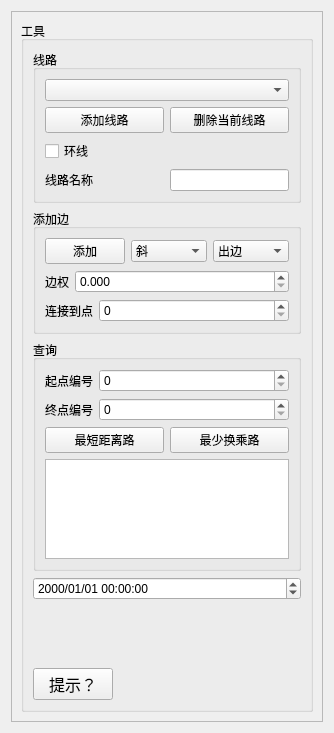
<?xml version="1.0" encoding="UTF-8"?>
<ui version="4.0">
 <class>SideToolEdit</class>
 <widget class="QWidget" name="SideToolEdit">
  <property name="geometry">
   <rect>
    <x>0</x>
    <y>0</y>
    <width>334</width>
    <height>733</height>
   </rect>
  </property>
  <property name="sizePolicy">
   <sizepolicy hsizetype="Preferred" vsizetype="Preferred">
    <horstretch>0</horstretch>
    <verstretch>0</verstretch>
   </sizepolicy>
  </property>
  <property name="windowTitle">
   <string>Form</string>
  </property>
  <layout class="QVBoxLayout" name="verticalLayout">
   <item>
    <widget class="QScrollArea" name="scrollArea">
     <property name="widgetResizable">
      <bool>true</bool>
     </property>
     <widget class="QWidget" name="scrollAreaWidgetContents_3">
      <property name="geometry">
       <rect>
        <x>0</x>
        <y>-69</y>
        <width>300</width>
        <height>761</height>
       </rect>
      </property>
      <layout class="QVBoxLayout" name="verticalLayout_7">
       <item>
        <widget class="QGroupBox" name="groupBox">
         <property name="sizePolicy">
          <sizepolicy hsizetype="Expanding" vsizetype="Preferred">
           <horstretch>0</horstretch>
           <verstretch>0</verstretch>
          </sizepolicy>
         </property>
         <property name="font">
          <font>
           <pointsize>9</pointsize>
          </font>
         </property>
         <property name="title">
          <string>工具</string>
         </property>
         <layout class="QVBoxLayout" name="verticalLayout_6">
          <item>
           <widget class="QGroupBox" name="lineGroup">
            <property name="sizePolicy">
             <sizepolicy hsizetype="Expanding" vsizetype="Fixed">
              <horstretch>0</horstretch>
              <verstretch>0</verstretch>
             </sizepolicy>
            </property>
            <property name="title">
             <string>线路</string>
            </property>
            <layout class="QVBoxLayout" name="verticalLayout_3">
             <item>
              <widget class="QComboBox" name="lineBox">
               <property name="sizePolicy">
                <sizepolicy hsizetype="Preferred" vsizetype="Fixed">
                 <horstretch>0</horstretch>
                 <verstretch>0</verstretch>
                </sizepolicy>
               </property>
               <property name="font">
                <font>
                 <pointsize>9</pointsize>
                </font>
               </property>
              </widget>
             </item>
             <item>
              <layout class="QHBoxLayout" name="horizontalLayout_4">
               <item>
                <widget class="QPushButton" name="addLineButton">
                 <property name="sizePolicy">
                  <sizepolicy hsizetype="Preferred" vsizetype="Fixed">
                   <horstretch>0</horstretch>
                   <verstretch>0</verstretch>
                  </sizepolicy>
                 </property>
                 <property name="font">
                  <font>
                   <pointsize>9</pointsize>
                  </font>
                 </property>
                 <property name="text">
                  <string>添加线路</string>
                 </property>
                </widget>
               </item>
               <item>
                <widget class="QPushButton" name="deleteLineButton">
                 <property name="sizePolicy">
                  <sizepolicy hsizetype="Preferred" vsizetype="Fixed">
                   <horstretch>0</horstretch>
                   <verstretch>0</verstretch>
                  </sizepolicy>
                 </property>
                 <property name="font">
                  <font>
                   <pointsize>9</pointsize>
                  </font>
                 </property>
                 <property name="text">
                  <string>删除当前线路</string>
                 </property>
                </widget>
               </item>
              </layout>
             </item>
             <item>
              <layout class="QHBoxLayout" name="horizontalLayout_6">
               <property name="spacing">
                <number>0</number>
               </property>
               <item>
                <widget class="QCheckBox" name="circleCheck">
                 <property name="font">
                  <font>
                   <pointsize>9</pointsize>
                  </font>
                 </property>
                 <property name="text">
                  <string>环线</string>
                 </property>
                </widget>
               </item>
              </layout>
             </item>
             <item>
              <layout class="QHBoxLayout" name="horizontalLayout_7">
               <item>
                <widget class="QLabel" name="label_5">
                 <property name="sizePolicy">
                  <sizepolicy hsizetype="Preferred" vsizetype="Fixed">
                   <horstretch>0</horstretch>
                   <verstretch>0</verstretch>
                  </sizepolicy>
                 </property>
                 <property name="font">
                  <font>
                   <pointsize>9</pointsize>
                  </font>
                 </property>
                 <property name="text">
                  <string>线路名称</string>
                 </property>
                </widget>
               </item>
               <item>
                <widget class="QLineEdit" name="nameEdit">
                 <property name="sizePolicy">
                  <sizepolicy hsizetype="Preferred" vsizetype="Fixed">
                   <horstretch>0</horstretch>
                   <verstretch>0</verstretch>
                  </sizepolicy>
                 </property>
                 <property name="font">
                  <font>
                   <pointsize>9</pointsize>
                  </font>
                 </property>
                </widget>
               </item>
              </layout>
             </item>
            </layout>
           </widget>
          </item>
          <item>
           <widget class="QGroupBox" name="addEdgeGroup">
            <property name="enabled">
             <bool>true</bool>
            </property>
            <property name="sizePolicy">
             <sizepolicy hsizetype="Expanding" vsizetype="Fixed">
              <horstretch>0</horstretch>
              <verstretch>0</verstretch>
             </sizepolicy>
            </property>
            <property name="title">
             <string>添加边</string>
            </property>
            <layout class="QVBoxLayout" name="verticalLayout_4">
             <item>
              <layout class="QHBoxLayout" name="horizontalLayout_3">
               <item>
                <widget class="QPushButton" name="addEdgeButton">
                 <property name="sizePolicy">
                  <sizepolicy hsizetype="Preferred" vsizetype="Fixed">
                   <horstretch>0</horstretch>
                   <verstretch>0</verstretch>
                  </sizepolicy>
                 </property>
                 <property name="font">
                  <font>
                   <pointsize>9</pointsize>
                  </font>
                 </property>
                 <property name="text">
                  <string>添加</string>
                 </property>
                </widget>
               </item>
               <item>
                <widget class="QComboBox" name="styleBox">
                 <property name="sizePolicy">
                  <sizepolicy hsizetype="Preferred" vsizetype="Fixed">
                   <horstretch>0</horstretch>
                   <verstretch>0</verstretch>
                  </sizepolicy>
                 </property>
                 <property name="font">
                  <font>
                   <pointsize>9</pointsize>
                  </font>
                 </property>
                 <item>
                  <property name="text">
                   <string>斜</string>
                  </property>
                 </item>
                 <item>
                  <property name="text">
                   <string>横竖</string>
                  </property>
                 </item>
                 <item>
                  <property name="text">
                   <string>竖横</string>
                  </property>
                 </item>
                </widget>
               </item>
               <item>
                <widget class="QComboBox" name="directBox">
                 <property name="sizePolicy">
                  <sizepolicy hsizetype="Preferred" vsizetype="Fixed">
                   <horstretch>0</horstretch>
                   <verstretch>0</verstretch>
                  </sizepolicy>
                 </property>
                 <property name="font">
                  <font>
                   <pointsize>9</pointsize>
                  </font>
                 </property>
                 <item>
                  <property name="text">
                   <string>出边</string>
                  </property>
                 </item>
                 <item>
                  <property name="text">
                   <string>入边</string>
                  </property>
                 </item>
                </widget>
               </item>
              </layout>
             </item>
             <item>
              <layout class="QHBoxLayout" name="horizontalLayout_8">
               <item>
                <widget class="QLabel" name="label_13">
                 <property name="sizePolicy">
                  <sizepolicy hsizetype="Fixed" vsizetype="Preferred">
                   <horstretch>0</horstretch>
                   <verstretch>0</verstretch>
                  </sizepolicy>
                 </property>
                 <property name="font">
                  <font>
                   <pointsize>9</pointsize>
                  </font>
                 </property>
                 <property name="text">
                  <string>边权</string>
                 </property>
                </widget>
               </item>
               <item>
                <widget class="QDoubleSpinBox" name="lengthSpinBox">
                 <property name="sizePolicy">
                  <sizepolicy hsizetype="Preferred" vsizetype="Fixed">
                   <horstretch>0</horstretch>
                   <verstretch>0</verstretch>
                  </sizepolicy>
                 </property>
                 <property name="font">
                  <font>
                   <pointsize>9</pointsize>
                  </font>
                 </property>
                 <property name="decimals">
                  <number>3</number>
                 </property>
                </widget>
               </item>
              </layout>
             </item>
             <item>
              <layout class="QHBoxLayout" name="horizontalLayout_2">
               <item>
                <widget class="QLabel" name="label">
                 <property name="sizePolicy">
                  <sizepolicy hsizetype="Fixed" vsizetype="Preferred">
                   <horstretch>0</horstretch>
                   <verstretch>0</verstretch>
                  </sizepolicy>
                 </property>
                 <property name="font">
                  <font>
                   <pointsize>9</pointsize>
                  </font>
                 </property>
                 <property name="text">
                  <string>连接到点</string>
                 </property>
                </widget>
               </item>
               <item>
                <widget class="QSpinBox" name="vexBox">
                 <property name="sizePolicy">
                  <sizepolicy hsizetype="Preferred" vsizetype="Fixed">
                   <horstretch>0</horstretch>
                   <verstretch>0</verstretch>
                  </sizepolicy>
                 </property>
                 <property name="font">
                  <font>
                   <pointsize>9</pointsize>
                  </font>
                 </property>
                 <property name="maximum">
                  <number>10000</number>
                 </property>
                </widget>
               </item>
              </layout>
             </item>
            </layout>
           </widget>
          </item>
          <item>
           <widget class="QGroupBox" name="useBox">
            <property name="sizePolicy">
             <sizepolicy hsizetype="Preferred" vsizetype="Fixed">
              <horstretch>0</horstretch>
              <verstretch>0</verstretch>
             </sizepolicy>
            </property>
            <property name="title">
             <string>查询</string>
            </property>
            <layout class="QVBoxLayout" name="verticalLayout_5">
             <item>
              <layout class="QFormLayout" name="formLayout_2">
               <item row="0" column="0">
                <widget class="QLabel" name="label_2">
                 <property name="font">
                  <font>
                   <pointsize>9</pointsize>
                  </font>
                 </property>
                 <property name="text">
                  <string>起点编号</string>
                 </property>
                </widget>
               </item>
               <item row="0" column="1">
                <widget class="QSpinBox" name="useStartBox">
                 <property name="maximum">
                  <number>10000</number>
                 </property>
                </widget>
               </item>
               <item row="1" column="0">
                <widget class="QLabel" name="label_4">
                 <property name="text">
                  <string>终点编号</string>
                 </property>
                </widget>
               </item>
               <item row="1" column="1">
                <widget class="QSpinBox" name="useEndBox">
                 <property name="maximum">
                  <number>10000</number>
                 </property>
                </widget>
               </item>
              </layout>
             </item>
             <item>
              <layout class="QHBoxLayout" name="horizontalLayout_5">
               <item>
                <widget class="QPushButton" name="lowDistanceButton">
                 <property name="text">
                  <string>最短距离路</string>
                 </property>
                </widget>
               </item>
               <item>
                <widget class="QPushButton" name="lowChangeButton">
                 <property name="text">
                  <string>最少换乘路</string>
                 </property>
                </widget>
               </item>
              </layout>
             </item>
             <item>
              <widget class="QTextEdit" name="wayTextEdit">
               <property name="sizePolicy">
                <sizepolicy hsizetype="Preferred" vsizetype="Preferred">
                 <horstretch>0</horstretch>
                 <verstretch>0</verstretch>
                </sizepolicy>
               </property>
               <property name="maximumSize">
                <size>
                 <width>16777215</width>
                 <height>100</height>
                </size>
               </property>
               <property name="readOnly">
                <bool>true</bool>
               </property>
              </widget>
             </item>
            </layout>
           </widget>
          </item>
          <item>
           <layout class="QVBoxLayout" name="verticalLayout_2">
            <property name="spacing">
             <number>0</number>
            </property>
            <property name="sizeConstraint">
             <enum>QLayout::SetFixedSize</enum>
            </property>
            <item>
             <widget class="QDateTimeEdit" name="dateTimeEdit">
              <property name="displayFormat">
               <string>yyyy/MM/dd HH:mm:ss</string>
              </property>
             </widget>
            </item>
            <item>
             <widget class="QWidget" name="widget" native="true"/>
            </item>
           </layout>
          </item>
          <item>
           <widget class="QPushButton" name="tipsButton">
            <property name="sizePolicy">
             <sizepolicy hsizetype="Fixed" vsizetype="Fixed">
              <horstretch>0</horstretch>
              <verstretch>0</verstretch>
             </sizepolicy>
            </property>
            <property name="font">
             <font>
              <pointsize>12</pointsize>
             </font>
            </property>
            <property name="text">
             <string>提示？</string>
            </property>
           </widget>
          </item>
         </layout>
        </widget>
       </item>
      </layout>
     </widget>
    </widget>
   </item>
  </layout>
 </widget>
 <resources/>
 <connections/>
</ui>
